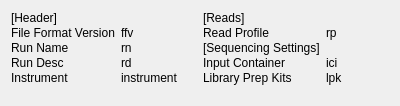
<?xml version="1.0" encoding="UTF-8"?>
<ui version="4.0">
 <class>Form</class>
 <widget class="QWidget" name="Form">
  <property name="geometry">
   <rect>
    <x>0</x>
    <y>0</y>
    <width>400</width>
    <height>106</height>
   </rect>
  </property>
  <property name="windowTitle">
   <string>Form</string>
  </property>
  <layout class="QVBoxLayout" name="verticalLayout">
   <item>
    <layout class="QHBoxLayout" name="horizontalLayout">
     <item>
      <layout class="QFormLayout" name="formLayout">
       <property name="verticalSpacing">
        <number>1</number>
       </property>
       <item row="1" column="0">
        <widget class="QLabel" name="label">
         <property name="text">
          <string>File Format Version</string>
         </property>
        </widget>
       </item>
       <item row="1" column="1">
        <widget class="QLabel" name="file_format_label">
         <property name="text">
          <string>ffv</string>
         </property>
        </widget>
       </item>
       <item row="2" column="0">
        <widget class="QLabel" name="label_4">
         <property name="text">
          <string>Run Name</string>
         </property>
        </widget>
       </item>
       <item row="2" column="1">
        <widget class="QLabel" name="run_name_label">
         <property name="text">
          <string>rn</string>
         </property>
        </widget>
       </item>
       <item row="3" column="0">
        <widget class="QLabel" name="label_6">
         <property name="text">
          <string>Run Desc</string>
         </property>
        </widget>
       </item>
       <item row="3" column="1">
        <widget class="QLabel" name="run_desc_label">
         <property name="text">
          <string>rd</string>
         </property>
        </widget>
       </item>
       <item row="4" column="0">
        <widget class="QLabel" name="label_9">
         <property name="text">
          <string>Instrument</string>
         </property>
        </widget>
       </item>
       <item row="4" column="1">
        <widget class="QLabel" name="instrument_label">
         <property name="text">
          <string>instrument</string>
         </property>
        </widget>
       </item>
       <item row="0" column="0">
        <widget class="QLabel" name="label_11">
         <property name="text">
          <string>[Header]</string>
         </property>
        </widget>
       </item>
       <item row="0" column="1">
        <widget class="QLabel" name="label_12">
         <property name="text">
          <string/>
         </property>
        </widget>
       </item>
      </layout>
     </item>
     <item>
      <layout class="QFormLayout" name="formLayout_2">
       <property name="verticalSpacing">
        <number>1</number>
       </property>
       <item row="0" column="0">
        <widget class="QLabel" name="label_2">
         <property name="text">
          <string>[Reads]</string>
         </property>
        </widget>
       </item>
       <item row="0" column="1">
        <widget class="QLabel" name="label_8">
         <property name="text">
          <string/>
         </property>
        </widget>
       </item>
       <item row="1" column="0">
        <widget class="QLabel" name="label_13">
         <property name="text">
          <string>Read Profile</string>
         </property>
        </widget>
       </item>
       <item row="1" column="1">
        <widget class="QLabel" name="read_profile_label">
         <property name="text">
          <string>rp</string>
         </property>
        </widget>
       </item>
       <item row="2" column="0">
        <widget class="QLabel" name="label_15">
         <property name="text">
          <string>[Sequencing Settings]</string>
         </property>
        </widget>
       </item>
       <item row="2" column="1">
        <widget class="QLabel" name="label_16">
         <property name="text">
          <string/>
         </property>
        </widget>
       </item>
       <item row="3" column="0">
        <widget class="QLabel" name="label_17">
         <property name="text">
          <string>Input Container</string>
         </property>
        </widget>
       </item>
       <item row="3" column="1">
        <widget class="QLabel" name="input_container_label">
         <property name="text">
          <string>ici</string>
         </property>
        </widget>
       </item>
       <item row="4" column="0">
        <widget class="QLabel" name="label_19">
         <property name="text">
          <string>Library Prep Kits</string>
         </property>
        </widget>
       </item>
       <item row="4" column="1">
        <widget class="QLabel" name="lib_prep_kit_label">
         <property name="text">
          <string>lpk</string>
         </property>
        </widget>
       </item>
      </layout>
     </item>
    </layout>
   </item>
  </layout>
 </widget>
 <resources/>
 <connections/>
</ui>
